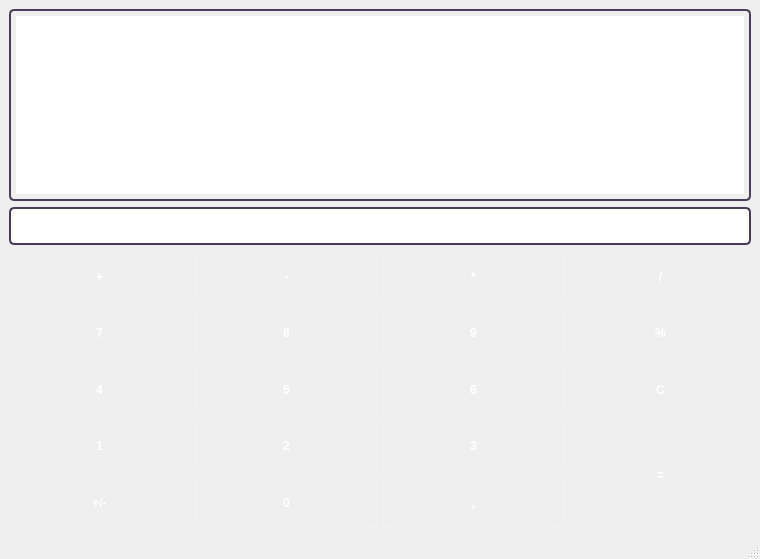
<?xml version="1.0" encoding="UTF-8"?>
<ui version="4.0">
 <class>MainWindow</class>
 <widget class="QMainWindow" name="MainWindow">
  <property name="geometry">
   <rect>
    <x>0</x>
    <y>0</y>
    <width>760</width>
    <height>559</height>
   </rect>
  </property>
  <property name="sizePolicy">
   <sizepolicy hsizetype="Preferred" vsizetype="Preferred">
    <horstretch>0</horstretch>
    <verstretch>0</verstretch>
   </sizepolicy>
  </property>
  <property name="minimumSize">
   <size>
    <width>300</width>
    <height>400</height>
   </size>
  </property>
  <property name="windowTitle">
   <string>MainWindow</string>
  </property>
  <property name="styleSheet">
   <string notr="true">QMainWindow {
    background: qlineargradient(spread:pad, x1:0, y1:0, x2:0, y2:1,
        stop:0 #2d1f3d,
        stop:1 #1a1a2e);
}

QPushButton {
    background: qlineargradient(spread:pad, x1:0, y1:0, x2:1, y2:0, 
        stop:0.0 #ff3366,    /* Vermelho rosado */
        stop:0.2 #ff9933,    /* Laranja suave */
        stop:0.4 #ffcc33,    /* Amarelo dourado */
        stop:0.6 #33cc33,    /* Verde esmeralda */
        stop:0.8 #3366ff,    /* Azul royal */
        stop:1.0 #9933ff);   /* Roxo vibrante */
    border-radius: 5px;
    padding: 5px;
    color: white;
    font-weight: bold;
    border: 1px solid rgba(255, 255, 255, 0.2);
}

QPushButton:hover {
    background: qlineargradient(spread:pad, x1:0, y1:0, x2:1, y2:0, 
        stop:0.0 #ff4d77,
        stop:0.2 #ffad4d,
        stop:0.4 #ffd24d,
        stop:0.6 #4dd24d,
        stop:0.8 #4d77ff,
        stop:1.0 #ad4dff);
}

QLineEdit {
    background: qlineargradient(spread:pad, x1:0, y1:0, x2:1, y2:0,
        stop:0 #2e2e4a,
        stop:1 #3d2e4a);
    color: #e0e0e0;
    border: 2px solid #4a3d5a;
    border-radius: 5px;
    padding: 8px;
    font-size: 14px;
}

QListWidget {
    background: qlineargradient(spread:pad, x1:0, y1:0, x2:1, y2:0,
        stop:0 #2e2e4a,
        stop:1 #3d2e4a);
    color: #e0e0e0;
    border: 2px solid #4a3d5a;
    border-radius: 5px;
    padding: 5px;
}</string>
  </property>
  <widget class="QWidget" name="centralwidget">
   <layout class="QGridLayout" name="gridLayout">
    <item row="0" column="1" colspan="4">
     <widget class="QListWidget" name="listWidget">
      <property name="sizePolicy">
       <sizepolicy hsizetype="Expanding" vsizetype="Expanding">
        <horstretch>0</horstretch>
        <verstretch>0</verstretch>
       </sizepolicy>
      </property>
      <property name="styleSheet">
       <string notr="true"/>
      </property>
     </widget>
    </item>
    <item row="7" column="1">
     <widget class="QPushButton" name="pushButton_7">
      <property name="sizePolicy">
       <sizepolicy hsizetype="Expanding" vsizetype="Expanding">
        <horstretch>0</horstretch>
        <verstretch>0</verstretch>
       </sizepolicy>
      </property>
      <property name="text">
       <string>4</string>
      </property>
     </widget>
    </item>
    <item row="5" column="1">
     <widget class="QPushButton" name="pushButton_5">
      <property name="sizePolicy">
       <sizepolicy hsizetype="Expanding" vsizetype="Expanding">
        <horstretch>0</horstretch>
        <verstretch>0</verstretch>
       </sizepolicy>
      </property>
      <property name="text">
       <string>+</string>
      </property>
     </widget>
    </item>
    <item row="5" column="4">
     <widget class="QPushButton" name="pushButton_4">
      <property name="sizePolicy">
       <sizepolicy hsizetype="Expanding" vsizetype="Expanding">
        <horstretch>0</horstretch>
        <verstretch>0</verstretch>
       </sizepolicy>
      </property>
      <property name="text">
       <string>/</string>
      </property>
     </widget>
    </item>
    <item row="6" column="4">
     <widget class="QPushButton" name="pushButton_3">
      <property name="sizePolicy">
       <sizepolicy hsizetype="Expanding" vsizetype="Expanding">
        <horstretch>0</horstretch>
        <verstretch>0</verstretch>
       </sizepolicy>
      </property>
      <property name="text">
       <string>%</string>
      </property>
     </widget>
    </item>
    <item row="6" column="2">
     <widget class="QPushButton" name="pushButton_6">
      <property name="sizePolicy">
       <sizepolicy hsizetype="Expanding" vsizetype="Expanding">
        <horstretch>0</horstretch>
        <verstretch>0</verstretch>
       </sizepolicy>
      </property>
      <property name="text">
       <string>8</string>
      </property>
     </widget>
    </item>
    <item row="8" column="1">
     <widget class="QPushButton" name="pushButton_8">
      <property name="sizePolicy">
       <sizepolicy hsizetype="Expanding" vsizetype="Expanding">
        <horstretch>0</horstretch>
        <verstretch>0</verstretch>
       </sizepolicy>
      </property>
      <property name="text">
       <string>1</string>
      </property>
     </widget>
    </item>
    <item row="8" column="2">
     <widget class="QPushButton" name="pushButton_10">
      <property name="sizePolicy">
       <sizepolicy hsizetype="Expanding" vsizetype="Expanding">
        <horstretch>0</horstretch>
        <verstretch>0</verstretch>
       </sizepolicy>
      </property>
      <property name="text">
       <string>2</string>
      </property>
     </widget>
    </item>
    <item row="7" column="2">
     <widget class="QPushButton" name="pushButton_9">
      <property name="sizePolicy">
       <sizepolicy hsizetype="Expanding" vsizetype="Expanding">
        <horstretch>0</horstretch>
        <verstretch>0</verstretch>
       </sizepolicy>
      </property>
      <property name="text">
       <string>5</string>
      </property>
     </widget>
    </item>
    <item row="8" column="4" rowspan="2">
     <widget class="QPushButton" name="butaoIgual">
      <property name="sizePolicy">
       <sizepolicy hsizetype="Expanding" vsizetype="Expanding">
        <horstretch>0</horstretch>
        <verstretch>0</verstretch>
       </sizepolicy>
      </property>
      <property name="text">
       <string>=</string>
      </property>
     </widget>
    </item>
    <item row="5" column="2">
     <widget class="QPushButton" name="pushButton_12">
      <property name="sizePolicy">
       <sizepolicy hsizetype="Expanding" vsizetype="Expanding">
        <horstretch>0</horstretch>
        <verstretch>0</verstretch>
       </sizepolicy>
      </property>
      <property name="text">
       <string>-</string>
      </property>
     </widget>
    </item>
    <item row="8" column="3">
     <widget class="QPushButton" name="pushButton_16">
      <property name="sizePolicy">
       <sizepolicy hsizetype="Expanding" vsizetype="Expanding">
        <horstretch>0</horstretch>
        <verstretch>0</verstretch>
       </sizepolicy>
      </property>
      <property name="text">
       <string>3</string>
      </property>
     </widget>
    </item>
    <item row="7" column="3">
     <widget class="QPushButton" name="pushButton_15">
      <property name="sizePolicy">
       <sizepolicy hsizetype="Expanding" vsizetype="Expanding">
        <horstretch>0</horstretch>
        <verstretch>0</verstretch>
       </sizepolicy>
      </property>
      <property name="text">
       <string>6</string>
      </property>
     </widget>
    </item>
    <item row="6" column="3">
     <widget class="QPushButton" name="pushButton_14">
      <property name="sizePolicy">
       <sizepolicy hsizetype="Expanding" vsizetype="Expanding">
        <horstretch>0</horstretch>
        <verstretch>0</verstretch>
       </sizepolicy>
      </property>
      <property name="text">
       <string>9</string>
      </property>
     </widget>
    </item>
    <item row="6" column="1">
     <widget class="QPushButton" name="pushButton_13">
      <property name="sizePolicy">
       <sizepolicy hsizetype="Expanding" vsizetype="Expanding">
        <horstretch>0</horstretch>
        <verstretch>0</verstretch>
       </sizepolicy>
      </property>
      <property name="text">
       <string>7</string>
      </property>
     </widget>
    </item>
    <item row="5" column="3">
     <widget class="QPushButton" name="pushButton_11">
      <property name="sizePolicy">
       <sizepolicy hsizetype="Expanding" vsizetype="Expanding">
        <horstretch>0</horstretch>
        <verstretch>0</verstretch>
       </sizepolicy>
      </property>
      <property name="text">
       <string>*</string>
      </property>
     </widget>
    </item>
    <item row="9" column="2">
     <widget class="QPushButton" name="pushButton_17">
      <property name="sizePolicy">
       <sizepolicy hsizetype="Expanding" vsizetype="Expanding">
        <horstretch>0</horstretch>
        <verstretch>0</verstretch>
       </sizepolicy>
      </property>
      <property name="text">
       <string>0</string>
      </property>
     </widget>
    </item>
    <item row="7" column="4">
     <widget class="QPushButton" name="botaoC">
      <property name="sizePolicy">
       <sizepolicy hsizetype="Expanding" vsizetype="Expanding">
        <horstretch>0</horstretch>
        <verstretch>0</verstretch>
       </sizepolicy>
      </property>
      <property name="text">
       <string>C</string>
      </property>
     </widget>
    </item>
    <item row="9" column="3">
     <widget class="QPushButton" name="pushButton_18">
      <property name="sizePolicy">
       <sizepolicy hsizetype="Expanding" vsizetype="Expanding">
        <horstretch>0</horstretch>
        <verstretch>0</verstretch>
       </sizepolicy>
      </property>
      <property name="text">
       <string>,</string>
      </property>
     </widget>
    </item>
    <item row="9" column="1">
     <widget class="QPushButton" name="pushButton">
      <property name="sizePolicy">
       <sizepolicy hsizetype="Expanding" vsizetype="Expanding">
        <horstretch>0</horstretch>
        <verstretch>0</verstretch>
       </sizepolicy>
      </property>
      <property name="text">
       <string>+/-</string>
      </property>
     </widget>
    </item>
    <item row="1" column="1" rowspan="4" colspan="4">
     <widget class="QLineEdit" name="lineEdit">
      <property name="sizePolicy">
       <sizepolicy hsizetype="Expanding" vsizetype="Expanding">
        <horstretch>0</horstretch>
        <verstretch>0</verstretch>
       </sizepolicy>
      </property>
     </widget>
    </item>
   </layout>
  </widget>
  <widget class="QMenuBar" name="menubar">
   <property name="geometry">
    <rect>
     <x>0</x>
     <y>0</y>
     <width>760</width>
     <height>21</height>
    </rect>
   </property>
  </widget>
  <widget class="QStatusBar" name="statusbar"/>
 </widget>
 <resources/>
 <connections/>
</ui>
